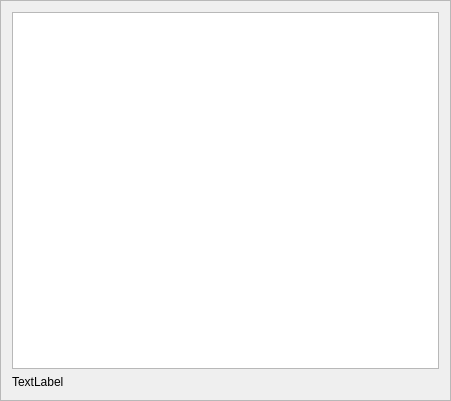
<?xml version="1.0" encoding="UTF-8"?>
<ui version="4.0">
 <class>Frame</class>
 <widget class="QFrame" name="Frame">
  <property name="geometry">
   <rect>
    <x>0</x>
    <y>0</y>
    <width>451</width>
    <height>401</height>
   </rect>
  </property>
  <property name="windowTitle">
   <string>Frame</string>
  </property>
  <property name="frameShape">
   <enum>QFrame::StyledPanel</enum>
  </property>
  <property name="frameShadow">
   <enum>QFrame::Raised</enum>
  </property>
  <layout class="QVBoxLayout" name="verticalLayout">
   <item>
    <widget class="QTableWidget" name="singsResultTable">
     <attribute name="horizontalHeaderStretchLastSection">
      <bool>true</bool>
     </attribute>
     <attribute name="verticalHeaderVisible">
      <bool>false</bool>
     </attribute>
    </widget>
   </item>
   <item>
    <layout class="QHBoxLayout" name="centerLabelLayout" stretch="0">
     <item>
      <widget class="QLabel" name="noSingsContentsLabel">
       <property name="text">
        <string>TextLabel</string>
       </property>
      </widget>
     </item>
    </layout>
   </item>
  </layout>
 </widget>
 <resources/>
 <connections/>
</ui>
